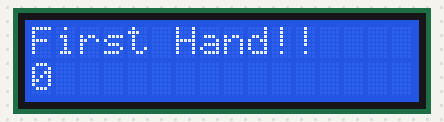
A sketch run on a simulated Arduino Uno, built with avr-gcc and run on an emulated ATmega328P. Parts: 16×2 character LCD.

Above: at 0.1 s.
At 4.1 s:
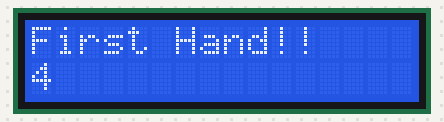
At 9.1 s:
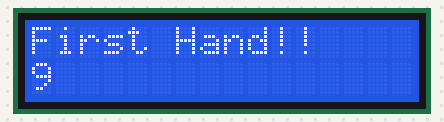
At 19.1 s:
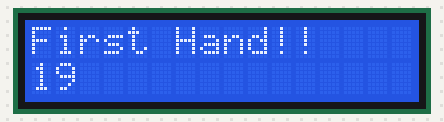
At 29.1 s:
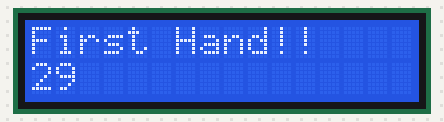
At 39.1 s:
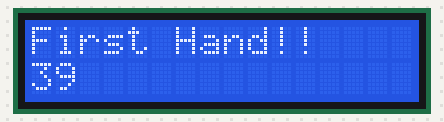

Measured:
- what the display in image 1 shows lasts 1.0 s, from 4.0 s to 5.0 s

The sketch:

impact.ino
```cpp
#include <LiquidCrystal.h>
// cerner_2^5_2017
// Another First Hand Submission, this time with Arduino!!
LiquidCrystal lcd(10,11,12,2,3,4,5);
void setup()
{
  lcd.begin(16,2);
  lcd.print("First Hand!!");
}
void loop()
{
  lcd.setCursor(0,1);
  lcd.print(millis()/1000);
}
```
